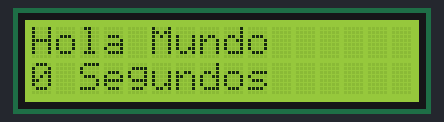
The sketch below on a simulated Arduino Uno, built with avr-gcc and run on an emulated ATmega328P. On the bench: 16×2 character LCD.

Above: at 0.1 s.
At 5.1 s:
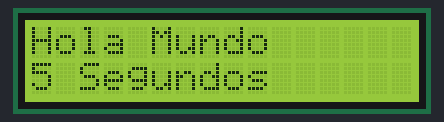
At 10.2 s:
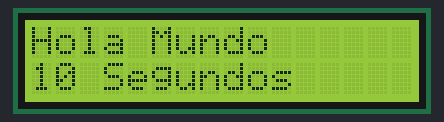
At 19.2 s:
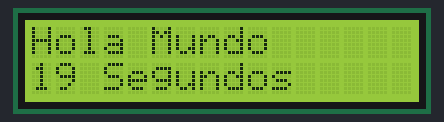
At 28.1 s:
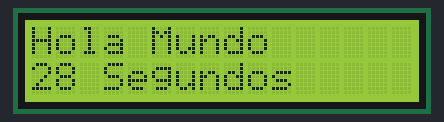
At 38.1 s:
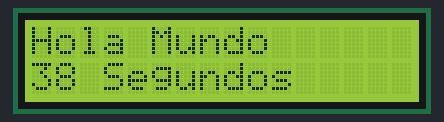

Measured:
- what the display in image 1 shows lasts 1.0 s, from 5.0 s to 6.0 s

The sketch:

lcd_i2c.ino
```cpp
#include <LiquidCrystal.h>

#include <Wire.h>
#include <LiquidCrystal_I2C.h>

//Crear el objeto lcd  dirección  0x3F y 16 columnas x 2 filas
LiquidCrystal_I2C lcd(0x27,16,2);  //

void setup() {
  // Inicializar el LCD
  lcd.init();

  //Encender la luz de fondo.
  lcd.backlight();

  // Escribimos el Mensaje en el LCD.
  lcd.print("Hola Mundo");
}

void loop() {
   // Ubicamos el cursor en la primera posición(columna:0) de la segunda línea(fila:1)
  lcd.setCursor(0, 1);
   // Escribimos el número de segundos trascurridos
  lcd.print(millis()/1000);
  lcd.print(" Segundos");
  delay(100);
}
```
